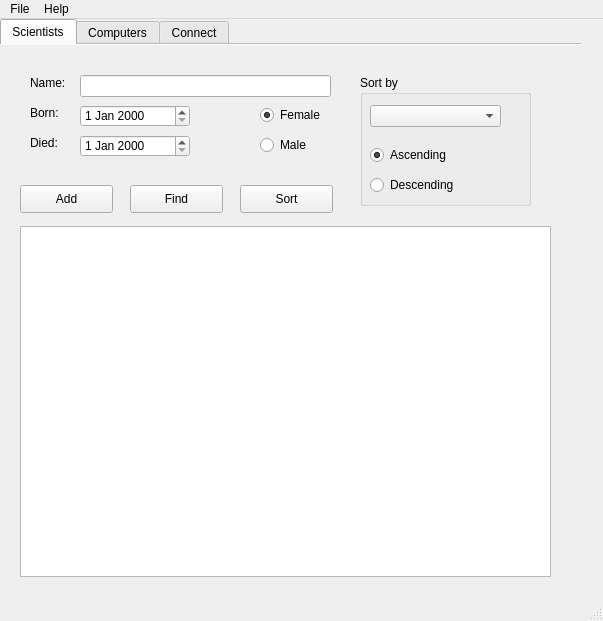
<?xml version="1.0" encoding="UTF-8"?>
<ui version="4.0">
 <class>MainWindow</class>
 <widget class="QMainWindow" name="MainWindow">
  <property name="geometry">
   <rect>
    <x>0</x>
    <y>0</y>
    <width>603</width>
    <height>621</height>
   </rect>
  </property>
  <property name="windowTitle">
   <string>MainWindow</string>
  </property>
  <widget class="QWidget" name="centralwidget">
   <widget class="QTabWidget" name="tbMenu">
    <property name="geometry">
     <rect>
      <x>0</x>
      <y>0</y>
      <width>581</width>
      <height>571</height>
     </rect>
    </property>
    <property name="currentIndex">
     <number>0</number>
    </property>
    <property name="documentMode">
     <bool>true</bool>
    </property>
    <property name="tabsClosable">
     <bool>false</bool>
    </property>
    <widget class="QWidget" name="tbScientist">
     <attribute name="title">
      <string>Scientists</string>
     </attribute>
     <widget class="QLabel" name="lblDodS">
      <property name="geometry">
       <rect>
        <x>30</x>
        <y>90</y>
        <width>41</width>
        <height>16</height>
       </rect>
      </property>
      <property name="text">
       <string>Died:</string>
      </property>
     </widget>
     <widget class="QLabel" name="lblNameS">
      <property name="geometry">
       <rect>
        <x>30</x>
        <y>30</y>
        <width>53</width>
        <height>16</height>
       </rect>
      </property>
      <property name="text">
       <string>Name:</string>
      </property>
     </widget>
     <widget class="QLabel" name="lblDobS">
      <property name="geometry">
       <rect>
        <x>30</x>
        <y>60</y>
        <width>41</width>
        <height>16</height>
       </rect>
      </property>
      <property name="text">
       <string>Born:</string>
      </property>
     </widget>
     <widget class="QDateEdit" name="dateDodS">
      <property name="geometry">
       <rect>
        <x>80</x>
        <y>90</y>
        <width>110</width>
        <height>22</height>
       </rect>
      </property>
     </widget>
     <widget class="QDateEdit" name="dateDobS">
      <property name="geometry">
       <rect>
        <x>80</x>
        <y>60</y>
        <width>110</width>
        <height>22</height>
       </rect>
      </property>
     </widget>
     <widget class="QRadioButton" name="brMaleS">
      <property name="geometry">
       <rect>
        <x>260</x>
        <y>90</y>
        <width>95</width>
        <height>20</height>
       </rect>
      </property>
      <property name="text">
       <string>Male</string>
      </property>
     </widget>
     <widget class="QRadioButton" name="rbFemaleS">
      <property name="geometry">
       <rect>
        <x>260</x>
        <y>60</y>
        <width>95</width>
        <height>20</height>
       </rect>
      </property>
      <property name="text">
       <string>Female</string>
      </property>
      <property name="checked">
       <bool>true</bool>
      </property>
     </widget>
     <widget class="QLineEdit" name="txtNameS">
      <property name="geometry">
       <rect>
        <x>80</x>
        <y>30</y>
        <width>251</width>
        <height>22</height>
       </rect>
      </property>
     </widget>
     <widget class="QColumnView" name="colScientists">
      <property name="geometry">
       <rect>
        <x>20</x>
        <y>181</y>
        <width>531</width>
        <height>351</height>
       </rect>
      </property>
     </widget>
     <widget class="QPushButton" name="pbAddS">
      <property name="geometry">
       <rect>
        <x>20</x>
        <y>140</y>
        <width>93</width>
        <height>28</height>
       </rect>
      </property>
      <property name="text">
       <string>Add</string>
      </property>
     </widget>
     <widget class="QPushButton" name="pbFindS">
      <property name="geometry">
       <rect>
        <x>130</x>
        <y>140</y>
        <width>93</width>
        <height>28</height>
       </rect>
      </property>
      <property name="text">
       <string>Find</string>
      </property>
     </widget>
     <widget class="QGroupBox" name="grbSortS">
      <property name="geometry">
       <rect>
        <x>360</x>
        <y>30</y>
        <width>171</width>
        <height>131</height>
       </rect>
      </property>
      <property name="title">
       <string>Sort by</string>
      </property>
      <widget class="QComboBox" name="cmbSortS">
       <property name="geometry">
        <rect>
         <x>10</x>
         <y>30</y>
         <width>131</width>
         <height>22</height>
        </rect>
       </property>
      </widget>
      <widget class="QRadioButton" name="rbAscS">
       <property name="geometry">
        <rect>
         <x>10</x>
         <y>70</y>
         <width>95</width>
         <height>20</height>
        </rect>
       </property>
       <property name="text">
        <string>Ascending</string>
       </property>
       <property name="checked">
        <bool>true</bool>
       </property>
       <attribute name="buttonGroup">
        <string notr="true">buttonGroup_2</string>
       </attribute>
      </widget>
      <widget class="QRadioButton" name="rbDescS">
       <property name="geometry">
        <rect>
         <x>10</x>
         <y>100</y>
         <width>95</width>
         <height>20</height>
        </rect>
       </property>
       <property name="text">
        <string>Descending</string>
       </property>
       <attribute name="buttonGroup">
        <string notr="true">buttonGroup_2</string>
       </attribute>
      </widget>
     </widget>
     <widget class="QPushButton" name="pbSortS">
      <property name="geometry">
       <rect>
        <x>240</x>
        <y>140</y>
        <width>93</width>
        <height>28</height>
       </rect>
      </property>
      <property name="text">
       <string>Sort</string>
      </property>
     </widget>
    </widget>
    <widget class="QWidget" name="tbComputers">
     <attribute name="title">
      <string>Computers</string>
     </attribute>
     <widget class="QLabel" name="lblBrand">
      <property name="geometry">
       <rect>
        <x>30</x>
        <y>30</y>
        <width>53</width>
        <height>16</height>
       </rect>
      </property>
      <property name="text">
       <string>Brand:</string>
      </property>
     </widget>
     <widget class="QLineEdit" name="edtBrand">
      <property name="geometry">
       <rect>
        <x>80</x>
        <y>30</y>
        <width>251</width>
        <height>22</height>
       </rect>
      </property>
     </widget>
     <widget class="QLabel" name="lblType">
      <property name="geometry">
       <rect>
        <x>30</x>
        <y>60</y>
        <width>53</width>
        <height>16</height>
       </rect>
      </property>
      <property name="text">
       <string>Type:</string>
      </property>
     </widget>
     <widget class="QLineEdit" name="edtYear">
      <property name="geometry">
       <rect>
        <x>80</x>
        <y>90</y>
        <width>113</width>
        <height>22</height>
       </rect>
      </property>
     </widget>
     <widget class="QLineEdit" name="edtType">
      <property name="geometry">
       <rect>
        <x>80</x>
        <y>60</y>
        <width>251</width>
        <height>22</height>
       </rect>
      </property>
     </widget>
     <widget class="QCheckBox" name="checkBox">
      <property name="geometry">
       <rect>
        <x>250</x>
        <y>90</y>
        <width>81</width>
        <height>20</height>
       </rect>
      </property>
      <property name="text">
       <string>Built</string>
      </property>
      <property name="checked">
       <bool>true</bool>
      </property>
     </widget>
     <widget class="QLabel" name="lblYear">
      <property name="geometry">
       <rect>
        <x>30</x>
        <y>90</y>
        <width>53</width>
        <height>16</height>
       </rect>
      </property>
      <property name="text">
       <string>Year:</string>
      </property>
     </widget>
     <widget class="QColumnView" name="colComputers">
      <property name="geometry">
       <rect>
        <x>20</x>
        <y>180</y>
        <width>531</width>
        <height>351</height>
       </rect>
      </property>
     </widget>
     <widget class="QPushButton" name="pbAddC">
      <property name="geometry">
       <rect>
        <x>20</x>
        <y>140</y>
        <width>93</width>
        <height>28</height>
       </rect>
      </property>
      <property name="text">
       <string>Add</string>
      </property>
     </widget>
     <widget class="QPushButton" name="pbFindC">
      <property name="geometry">
       <rect>
        <x>130</x>
        <y>140</y>
        <width>93</width>
        <height>28</height>
       </rect>
      </property>
      <property name="text">
       <string>Find</string>
      </property>
     </widget>
     <widget class="QGroupBox" name="grpSortC">
      <property name="geometry">
       <rect>
        <x>390</x>
        <y>30</y>
        <width>171</width>
        <height>131</height>
       </rect>
      </property>
      <property name="title">
       <string>Sort by</string>
      </property>
      <widget class="QComboBox" name="cmbComputers">
       <property name="geometry">
        <rect>
         <x>20</x>
         <y>30</y>
         <width>131</width>
         <height>22</height>
        </rect>
       </property>
      </widget>
      <widget class="QRadioButton" name="rbAscC">
       <property name="geometry">
        <rect>
         <x>20</x>
         <y>70</y>
         <width>95</width>
         <height>20</height>
        </rect>
       </property>
       <property name="text">
        <string>Ascending</string>
       </property>
       <property name="checked">
        <bool>true</bool>
       </property>
       <attribute name="buttonGroup">
        <string notr="true">buttonGroup_3</string>
       </attribute>
      </widget>
      <widget class="QRadioButton" name="rbDescC">
       <property name="geometry">
        <rect>
         <x>20</x>
         <y>100</y>
         <width>95</width>
         <height>20</height>
        </rect>
       </property>
       <property name="text">
        <string>Descending</string>
       </property>
       <attribute name="buttonGroup">
        <string notr="true">buttonGroup_3</string>
       </attribute>
      </widget>
     </widget>
     <widget class="QPushButton" name="pbSortC">
      <property name="geometry">
       <rect>
        <x>240</x>
        <y>140</y>
        <width>93</width>
        <height>28</height>
       </rect>
      </property>
      <property name="text">
       <string>Sort</string>
      </property>
     </widget>
    </widget>
    <widget class="QWidget" name="tbConnect">
     <attribute name="title">
      <string>Connect</string>
     </attribute>
    </widget>
   </widget>
  </widget>
  <widget class="QMenuBar" name="menubar">
   <property name="geometry">
    <rect>
     <x>0</x>
     <y>0</y>
     <width>603</width>
     <height>26</height>
    </rect>
   </property>
   <widget class="QMenu" name="menuScientists">
    <property name="title">
     <string>File</string>
    </property>
    <widget class="QMenu" name="menuNew">
     <property name="title">
      <string>New</string>
     </property>
     <addaction name="actionScientist"/>
     <addaction name="actionComputer"/>
    </widget>
    <widget class="QMenu" name="menuFind">
     <property name="title">
      <string>Find</string>
     </property>
     <addaction name="actionScientist_2"/>
     <addaction name="actionComputer_2"/>
    </widget>
    <widget class="QMenu" name="menuSort">
     <property name="title">
      <string>Sort</string>
     </property>
     <widget class="QMenu" name="menuScientist">
      <property name="title">
       <string>Scientist</string>
      </property>
      <addaction name="actionBy_name"/>
      <addaction name="actionBy_Gender"/>
      <addaction name="actionBy_Birthdate"/>
      <addaction name="actionBy_Date_of_death"/>
     </widget>
     <widget class="QMenu" name="menuComputer">
      <property name="title">
       <string>Computer</string>
      </property>
      <widget class="QMenu" name="menuBy_Brand">
       <property name="title">
        <string>By Brand</string>
       </property>
       <addaction name="actionAscending"/>
       <addaction name="actionDescending"/>
      </widget>
      <addaction name="menuBy_Brand"/>
      <addaction name="actionBy_Type"/>
      <addaction name="actionBy_Year"/>
      <addaction name="actionBuilt"/>
     </widget>
     <addaction name="menuScientist"/>
     <addaction name="menuComputer"/>
    </widget>
    <addaction name="separator"/>
    <addaction name="menuNew"/>
    <addaction name="separator"/>
    <addaction name="menuFind"/>
    <addaction name="menuSort"/>
    <addaction name="actionQuit"/>
   </widget>
   <widget class="QMenu" name="menuHelp">
    <property name="title">
     <string>Help</string>
    </property>
    <addaction name="actionAbout"/>
   </widget>
   <addaction name="menuScientists"/>
   <addaction name="menuHelp"/>
  </widget>
  <widget class="QStatusBar" name="statusbar"/>
  <action name="actionComputers">
   <property name="text">
    <string>Computers</string>
   </property>
  </action>
  <action name="actionScientist">
   <property name="text">
    <string>Scientist</string>
   </property>
  </action>
  <action name="actionComputer">
   <property name="text">
    <string>Computer</string>
   </property>
  </action>
  <action name="actionQuit">
   <property name="text">
    <string>Quit</string>
   </property>
  </action>
  <action name="actionScientist_2">
   <property name="text">
    <string>Scientist</string>
   </property>
  </action>
  <action name="actionComputer_2">
   <property name="text">
    <string>Computer</string>
   </property>
  </action>
  <action name="actionBy_name">
   <property name="text">
    <string>By Name</string>
   </property>
  </action>
  <action name="actionBy_Gender">
   <property name="text">
    <string>By Gender</string>
   </property>
  </action>
  <action name="actionBy_Birthdate">
   <property name="text">
    <string>By Birthdate</string>
   </property>
  </action>
  <action name="actionBy_Date_of_death">
   <property name="text">
    <string>By Date of death</string>
   </property>
  </action>
  <action name="actionBy_Type">
   <property name="text">
    <string>By Type</string>
   </property>
  </action>
  <action name="actionBy_Year">
   <property name="text">
    <string>By Year</string>
   </property>
  </action>
  <action name="actionBuilt">
   <property name="text">
    <string>By Built</string>
   </property>
  </action>
  <action name="actionAscending">
   <property name="text">
    <string>Ascending</string>
   </property>
  </action>
  <action name="actionDescending">
   <property name="text">
    <string>Descending</string>
   </property>
  </action>
  <action name="actionAbout">
   <property name="text">
    <string>About</string>
   </property>
  </action>
 </widget>
 <resources/>
 <connections/>
 <buttongroups>
  <buttongroup name="buttonGroup"/>
  <buttongroup name="buttonGroup_2"/>
  <buttongroup name="buttonGroup_3"/>
 </buttongroups>
</ui>
